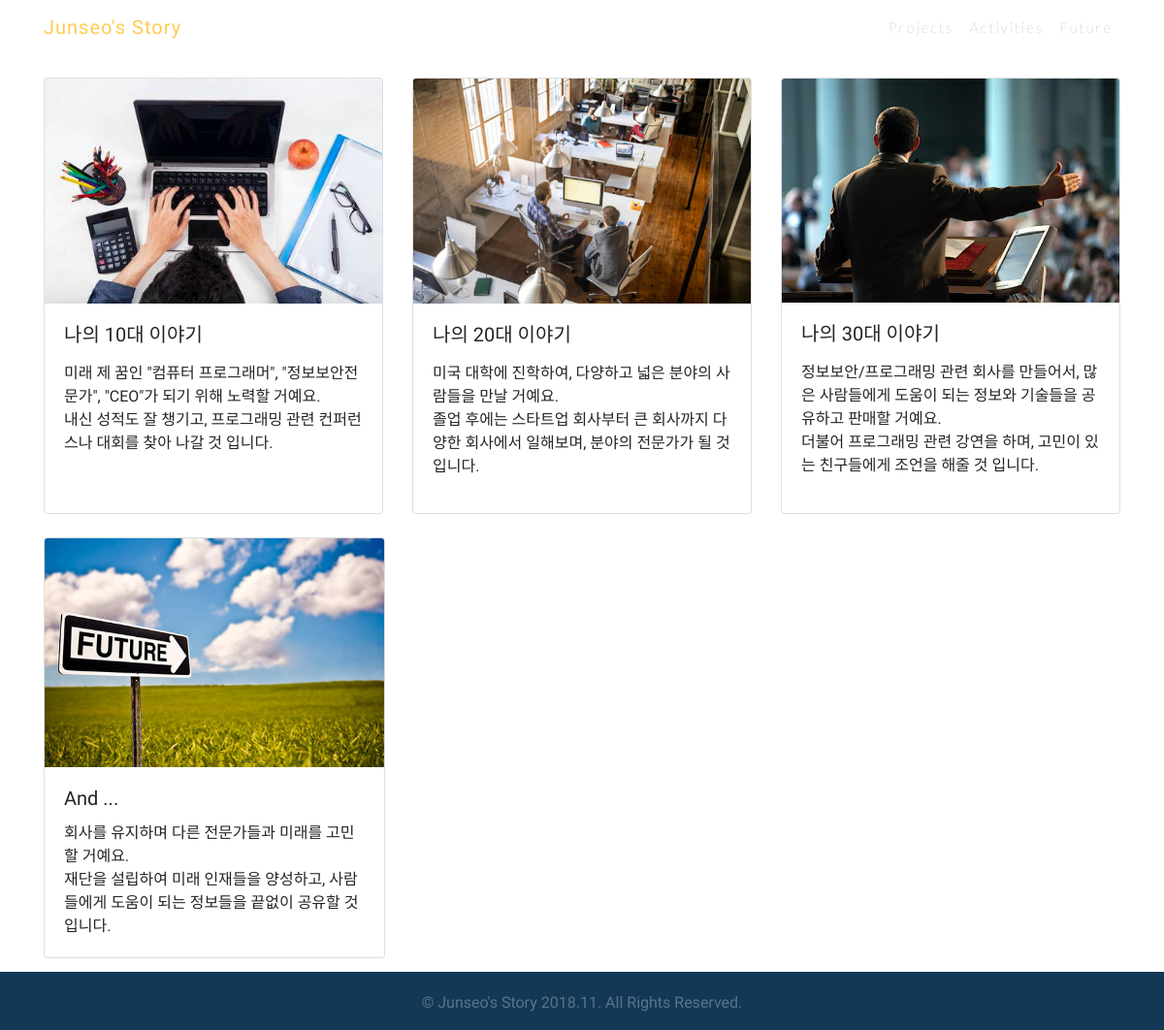
The page /kr/future/ on the database its author committed.
### myApp/models.py (models this page shows, shortened)
class Future(models.Model):
    nick = models.CharField(default='', max_length=10)
    title = models.CharField(max_length=30)
    detail = models.TextField()
    photo = models.ImageField(blank=True, upload_to="image")

### myApp/views.py (the view)
# urls.py: path('kr/future/', views.future, name='future'),
def future(request):
    future_list = Future.objects.all()
    context = {'future_list' : future_list}
    return render(
        request,
        'kr/future.html',
        context
    )

### myApp/templates/kr/future.html (shortened to what this page needs)
{% extends "base.html" %}
{% load static %}
{% load staticfiles %}
{% block extrastyle %}
    {% static "myApp/future.css" %}
{% endblock %}
    {% block content %}
    <div class="container" style="padding-top: 80px;">
      <div class="card-deck">
        {% for future in future_list %}
        <div class="card">
          <img class="card-img-top" src="{{ future.photo.url }}">
          <div class="card-body">
            <h5 class="card-title">{{ future.title }}</h5>
            <p class="card-text">{{ future.detail|linebreaks }}</p>
          </div>
        </div>
        {% endfor %}
      </div>
      <br>
    </div>
    <div class="container">
      <div class="card" style="width: 22rem;">
        <img class="card-img-top" src="{% static "myApp/images/and.jpg" %}">
        <div class="card-body">
          <h5 class="card-title">And ...</h5>
          <p class="card-text">회사를 유지하며 다른 전문가들과 미래를 고민할 거예요.<br>재단을 설립하여 미래 인재들을 양성하고, 사람들에게 도움이 되는 정보들을 끝없이 공유할 것입니다.</p>
        </div>
      </div>
    </div>
    <br>
    {% endblock %}

### static/myApp/nav.css (style rules this page uses)
html, body { width: 100%; height: 100%; font-family: 'Catamaran', 'Helvetica', 'Arial', 'sans-serif'; }

### rows shown on the page
Future: photo (picture), title "나의 10대 이야기", detail "미래 제 꿈인 \"컴퓨터 프로그래머\", \"정보보안전문가\", \"CEO\"가 되기 위해 노력할 거예요. 내신 성적도 잘 챙기고, 프로그래밍 관련 컨퍼런스나 대회를 찾아 나갈 것 입니다."
Future: photo (picture), title "나의 20대 이야기", detail "미국 대학에 진학하여, 다양하고 넓은 분야의 사람들을 만날 거예요. 졸업 후에는 스타트업 회사부터 큰 회사까지 다양한 회사에서 일해보며, 분야의 전문가가 될 것 입니다."
Future: photo (picture), title "나의 30대 이야기", detail "정보보안/프로그래밍 관련 회사를 만들어서, 많은 사람들에게 도움이 되는 정보와 기술들을 공유하고 판매할 거예요. 더불어 프로그래밍 관련 강연을 하며, 고민이 있는 친구들에게 조언을 해줄 것 입니다."
